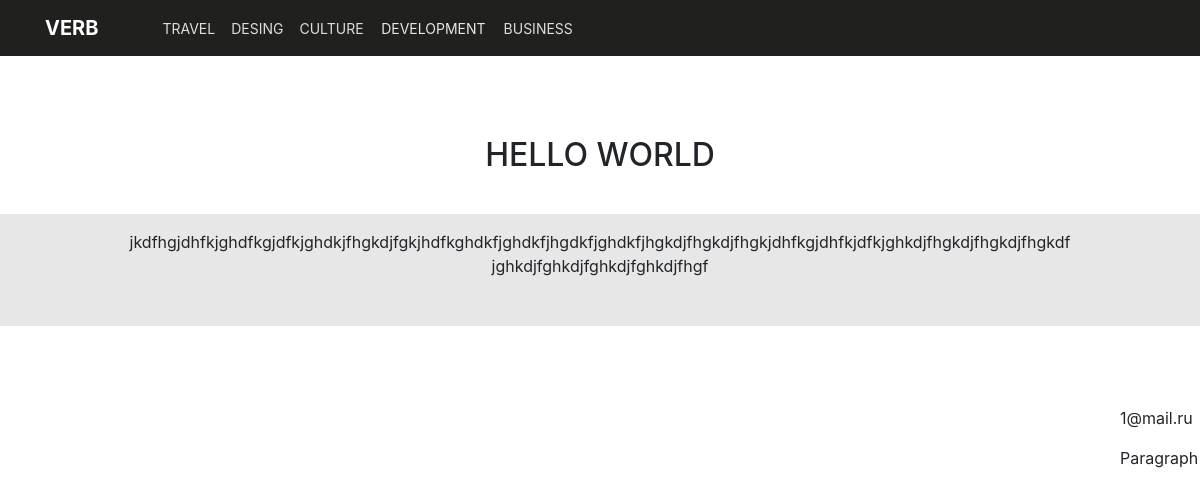
The app's page /post.php with its own data.
### tables this page shows
CREATE TABLE `post` (
  `post_id` int(10) UNSIGNED NOT NULL,
  `email` varchar(40) NOT NULL,
  `topic` text NOT NULL,
  `text` text NOT NULL,
  `img` blob DEFAULT NULL
);

### post.php (called while the page is built, shortened)
<?php
require('php/post.php');
?>

### php/post_action.php (the view, shortened to what this page needs)
<?php
class Past_action extends linkBd{
	function action(){
		$link = mysqli_connect($this->host,$this->user_db,$this->password_db,$this->database_db)
					or die(mysqli_error($link));
		$post_id = '1';
		$result = mysqli_query($link, "SELECT * FROM `post` WHERE `post_id` = '$post_id' ");
		$result = mysqli_fetch_assoc($result);
		$topic = $result['topic'];
		$text = $result['text'];
		$email = $result['email'];
		echo "
			<div>
        		<div class='row'>
            		<div class='col'>
                		<h2 style='text-align: center;margin-top: 5rem;'>$topic</h2>
            		</div>
        		</div>
    		</div>
    		<div class='row' style='
    						padding-left: 8rem;
    						padding-right: 8rem;
    						padding-bottom: 2rem;
    						padding-top: 1rem;
    						margin-top: 2rem;
    						background-color: #e7e7e7;
    					'>
        		<div class='col' style='
        					word-wrap: break-word;
    						width: 1000px;
    						text-align: center;
    					'>
            		<p>$text</p>
        		</div>
    		</div>
    		<div class='row' style='margin-top: 5rem;''>
        	<div class='col' style='
        					margin-left: 70rem;
        					text-align: left;
        				'>
            	<p>$email</p>
            	<p>Paragraph</p>
        	</div>
    		</div>
		";
	}
}
$a = new Past_action;
$a -> action();
?>

### assets/css/Navigation-with-Button.css (style rules this page uses)
.navigation-clean-button { background: #fff; padding-top: .75rem; padding-bottom: .75rem; color: #333; border-radius: 0; box-shadow: none; border: none; margin-bottom: 0; }
@media (min-width:768px) { .navigation-clean-button { padding-top: 1rem; padding-bottom: 1rem; } }
.navigation-clean-button .navbar-brand { font-weight: bold; color: inherit; }
.navigation-clean-button .navbar-collapse, .navigation-clean-button .form-inline { border-top-color: #ddd; }
.navigation-clean-button .navbar-nav a.active, .navigation-clean-button .navbar-nav > .show > a { background: none; box-shadow: none; }
.navigation-clean-button.navbar-light .navbar-nav a.active, .navigation-clean-button.navbar-light .navbar-nav a.active:focus, .navigation-clean-button.navbar-light .navbar-nav a.active:hover { color: #8f8f8f; box-shadow: none; background: none; pointer-events: none; }
.navigation-clean-button.navbar .navbar-nav .nav-link { padding-right: 18px; }

### records on screen
post: topic "HELLO WORLD", text "jkdfhgjdhfkjghdfkgjdfkjghdkjfhgkdjfgkjhdfkghdkfjghdkfjhgdkfjghdkfjhgkdjfhgkdjfhgkjdhfkgjdhfkjdfkjghkdjfhgkdjfhgkdjfhgkdfjghkdjfghkdjfghkdjfghkdjfhgf", email "1@mail.ru"
